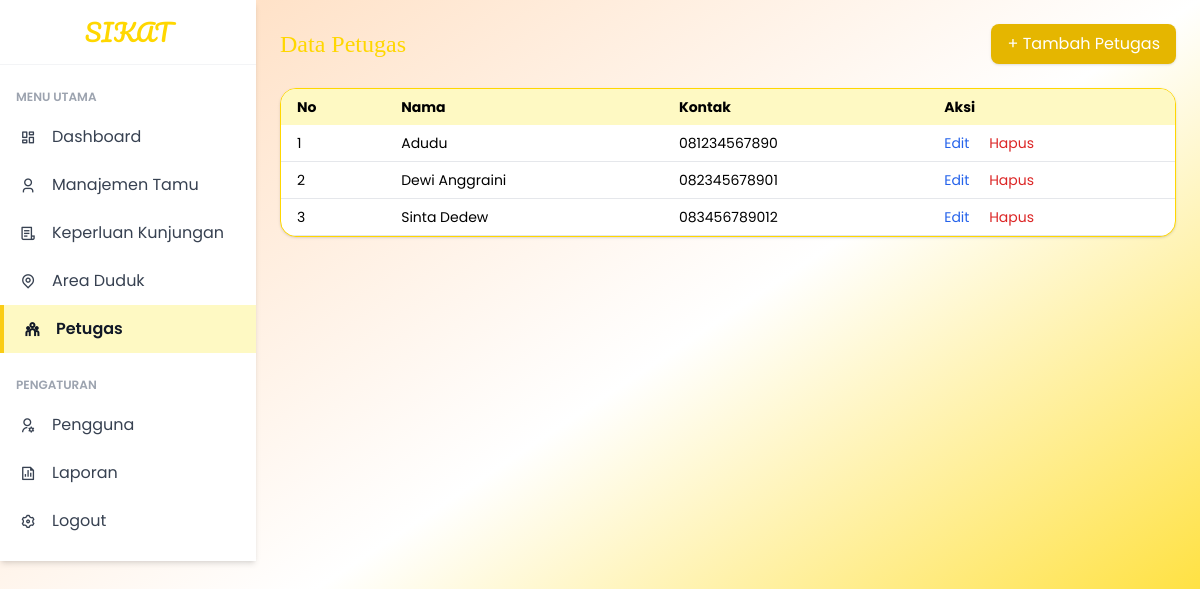
/admin/petugas.php, run on the app's committed database.
### tables this page shows
CREATE TABLE `petugas` (
  `id` int UNSIGNED NOT NULL,
  `nama` varchar(100) NOT NULL,
  `kontak` varchar(50) NOT NULL
);

### admin/petugas.php (the view, shortened to what this page needs)
<?php
$server = "localhost";
$user = "root";
$password = "";
$nama_database = "database_sikatbukutamu";
$db = mysqli_connect($server, $user, $password, $nama_database);
$petugas = mysqli_query($db, "SELECT * FROM petugas");
?>
<!DOCTYPE html>
<html lang="id">
<head>
  <script src="https://cdn.tailwindcss.com"></script>
  <link rel="stylesheet" href="https://cdnjs.cloudflare.com/ajax/libs/remixicon/4.6.0/remixicon.min.css">
</head>
<body class="bg-gradient-to-br from-peach via-white to-gold bg-opacity-30 font-sans min-h-screen">
<div class="flex min-h-screen">
  <?php include 'sidebar.php'; ?>
  <main class="flex-1 p-6">
    <div class="flex justify-between items-center mb-6">
      <h1 class="text-2xl font-serif text-gold">Data Petugas</h1>
      <button onclick="document.getElementById('modalTambah').classList.remove('hidden')" class="bg-gold-dark hover:bg-gold text-white px-4 py-2 rounded-button shadow">+ Tambah Petugas</button>
    </div>
    <div class="bg-white rounded-2xl border border-gold shadow overflow-x-auto">
      <table class="w-full text-sm">
        <thead class="bg-yellow-100">
          <tr>
            <th class="px-4 py-2 text-left">No</th>
            <th class="px-4 py-2 text-left">Nama</th>
            <th class="px-4 py-2 text-left">Kontak</th>
            <th class="px-4 py-2 text-left">Aksi</th>
          </tr>
        </thead>
        <tbody>
          <?php $no = 1; while ($row = mysqli_fetch_assoc($petugas)) : ?>
          <tr class="border-b hover:bg-yellow-50">
            <td class="px-4 py-2"><?= $no++ ?></td>
            <td class="px-4 py-2"><?= htmlspecialchars($row['nama']) ?></td>
            <td class="px-4 py-2"><?= htmlspecialchars($row['kontak']) ?></td>
            <td class="px-4 py-2">
              <button onclick="editPetugas(<?= $row['id'] ?>, '<?= addslashes($row['nama']) ?>', '<?= addslashes($row['kontak']) ?>')" class="text-blue-600 hover:underline">Edit</button>
              <a href="?hapus=<?= $row['id'] ?>" onclick="return confirm('Yakin ingin hapus?')" class="text-red-600 hover:underline ml-4">Hapus</a>
            </td>
          </tr>
          <?php endwhile; ?>
        </tbody>
      </table>
    </div>
  </main>
</div>
</body>
</html>

### data on the page
petugas: nama "Adudu", kontak "081234567890"
petugas: nama "Dewi Anggraini", kontak "082345678901"
petugas: nama "Sinta Dedew", kontak "083456789012"
